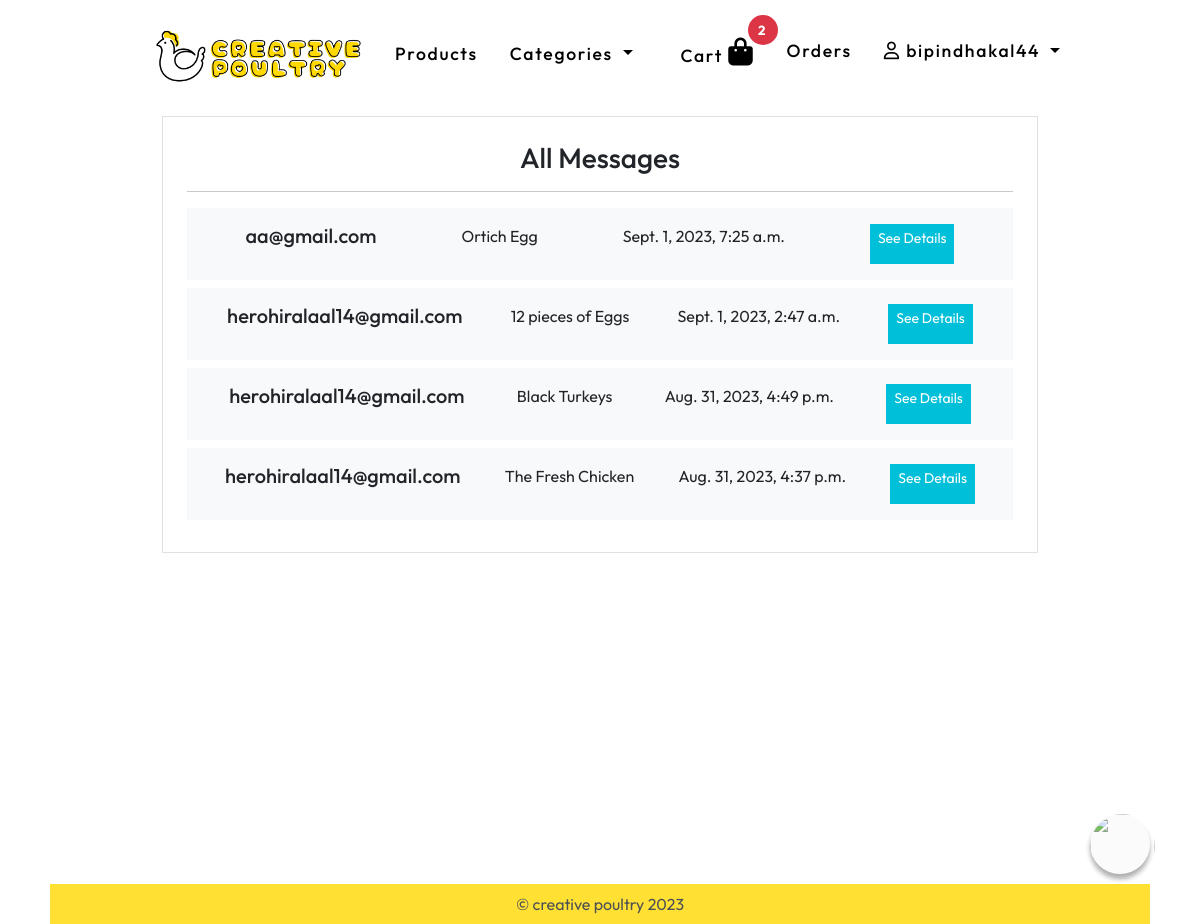
The app's page /messaging/view_messages/ (signed in) with its own data.
### account/models.py (models this page shows)
class User(AbstractBaseUser, PermissionsMixin):
    email = models.EmailField(unique=True)
    first_name = models.CharField(max_length=30, blank=True)
    last_name = models.CharField(max_length=30, blank=True)
    is_active = models.BooleanField(default=True)
    is_staff = models.BooleanField(default=False)
    document = models.BooleanField(default=False)
    date_joined = models.DateTimeField(default=timezone.now)
    is_business = models.BooleanField(default=False)
    is_customer = models.BooleanField(default=False)
    is_approved = models.BooleanField(default=False)
    USERNAME_FIELD = 'email'
    REQUIRED_FIELDS = []
    objects = CustomUserManager()
    def __str__(self):
        return self.email
    @property
    def username(self):
        return self.email.split('@')[0]

### messaging/models.py (models this page shows, shortened)
class MessageRoom(models.Model):
    sender = models.ForeignKey(User, related_name='sender_rooms', on_delete=models.CASCADE)
    receiver = models.ForeignKey(User, related_name='receiver_rooms', on_delete=models.CASCADE)
    created_at = models.DateTimeField(auto_now_add=True)
    product = models.ForeignKey(Product, on_delete=models.CASCADE)
    @classmethod
    def with_messages(cls, user):
        return cls.objects.annotate(message_count=Count('message')).filter(
            Q(sender=user) | Q(receiver=user),
            message_count__gt=0
        ).order_by('-id')

### product/models.py (models this page shows, shortened)
class Product(models.Model):
    category = models.ForeignKey(Category, on_delete=models.CASCADE)
    creator = models.ForeignKey(User, on_delete=models.CASCADE)
    name = models.CharField(max_length=100, null=False)
    desc = models.TextField(null=False)
    price = models.IntegerField(default=0, null=False)
    discount = models.IntegerField(default=0, null=False)
    image = models.ImageField(upload_to='product_images', null=False)
    stock_quantity = models.PositiveIntegerField(default=0, null=False)

### messaging/views.py (the view)
# urls.py: path('view_messages/', view_messages, name='view_messages'),
def view_messages(request):
    messages = MessageRoom.with_messages(request.user)
    return render(request, 'messaging/view_messages.html', {'messages': messages})

### product/category_nav.py (called while the page is built)
def navbar(request):
    cartcount =0
    if not request.user.is_anonymous and request.user.is_customer :
        cart = Cart.objects.get(user=request.user)
        cartcount = CartItem.objects.filter(cart=cart).count()
    cats = Category.objects.all()
    return {'categories': cats,'cartcount':cartcount}

### templates/messaging/view_messages.html (shortened to what this page needs)
{% extends '../base.html' %}
{%block bodyblock%}
<div class="container-fluid px-0 mt-2 mx-0 homediv " >
 <div class="container col-lg-9 ">
  <div class="p-4 border">
    <h3 class="text-center">All Messages</h3><hr>
    {% for message in messages %}
    <div class="bg-light p-3 mb-2 d-flex justify-content-around">
       {% if request.user == message.sender%}
       <h5>{{message.receiver}} </h5>
       {%else%}
       <h5>{{message.sender}} </h5>
       {%endif%}
        <p>{{message.product.name}}</p>
        <p>{{message.created_at}}</p>
        <a type="button" href="{% url 'messaging:message-room' message.id%}" class="btn btn-sm btn-primary"> See Details</a>
    </div>
    {%empty%}
    <p class="p-5 text-center">No messages yet.</p>
    {% endfor %}
  </div>
 </div>
</div>
{%endblock%}

### templates/navbar.html (shortened to what this page needs)
  {% load static %}
<div class="container-fluid px-0 mx-0  ">
    <div class="container col-lg-10 py-3">
      {%if user.is_authenticated %}
        {%if user.is_business%}
        {% include 'businessnavbar.html'%}
        {%else%}
      <nav class="navbar navbar-expand-lg">
        <div class="container-fluid">
          <a class=" text-decoration-none logo" href="{%url 'product:home' %}">
            <img height="60" src="{% static 'images/logo.png'%}" alt="logo">
          </a>
          <div class="collapse navbar-collapse" id="navbarSupportedContent">
            <ul class="navbar-nav me-auto mb-2 mb-lg-0">
              <li class="nav-item me-3">
                <a class="nav-link " href="{%url 'product:home' %}">Products</a>
              </li>
              <li class="nav-item dropdown me-2">
                <a class="nav-link dropdown-toggle" href="#" id="navbarDropdownMenuLink" role="button" data-bs-toggle="dropdown" aria-expanded="false">
                 Categories
                </a>
              </li>
            </ul>
              <ul class="navbar-nav ms-auto mb-2 mb-lg-0">
              <li class="nav-item me-3">
                <a class="nav-link position-relative" aria-current="page" href="{% url 'cart:home'%}"
                  >Cart <i class="fs-3 fa-solid fa-bag-shopping" title="cart"></i>
                  <span class="position-absolute top-0 start-100 translate-middle badge rounded-pill bg-danger">
                    {{cartcount}}
                    </span>
                  </a
                >
              </li>
              <li class="nav-item me-3">
                <a class="nav-link {{homepage}}" aria-current="page" href="{% url 'order:user-orders'%}"
                  >Orders</a
                >
              </li>
              <li class="nav-item dropdown me-2">
                <a class="nav-link dropdown-toggle" href="#" id="navbarDropdownMenuLink" role="button" data-bs-toggle="dropdown" aria-expanded="false">
                  <i class="fa-regular fa-user"></i> {{user.username}}
                </a>
              </li>
              </ul>
          </div>
        </div>
      </nav>
        {%endif%}
      {%endif%}
    </div>
  </div>

### staticfiles/css/style.css (style rules this page uses)
* { box-sizing: border-box; font-family: "Outfit", sans-serif; scroll-behavior: smooth; }
html, body { height: 90%; }
.homediv { min-height: calc(100% ) !important; }
.btn { border-radius: 0px !important; }
.nav-link { font-size: 1.1rem; font-weight: 500; letter-spacing: 1.7px; color: #000; transition: 0.78s; }
.logo { font-size: 1.5rem; font-weight: 600; letter-spacing: 1.7px; color: #000; transition: 0.78s; }
.btn-primary { background-color: #00bfd8 !important; color: #ffffff !important; border: none; }

### staticfiles/css/bot.css (style rules this page uses)
* { margin: 0; padding: 0; box-sizing: border-box; }
.badge { position: absolute; width: 30px; height: 30px; background-color: red; color: white; border-radius: 50%; display: flex; justify-content: center; align-items: center; top: -10px; right: -10px; }

### records on screen
User: username "bipindhakal44"
MessageRoom: receiver "aa@gmail.com", product.name "Ortich Egg", created_at "Sept. 1, 2023, 7:25 a.m."
MessageRoom: receiver "herohiralaal14@gmail.com", product.name "12 pieces of Eggs", created_at "Sept. 1, 2023, 2:47 a.m."
MessageRoom: receiver "herohiralaal14@gmail.com", product.name "Black Turkeys", created_at "Aug. 31, 2023, 4:49 p.m."
MessageRoom: receiver "herohiralaal14@gmail.com", product.name "The Fresh Chicken", created_at "Aug. 31, 2023, 4:37 p.m."

### other values on screen
{{ cartcount }} "2"
